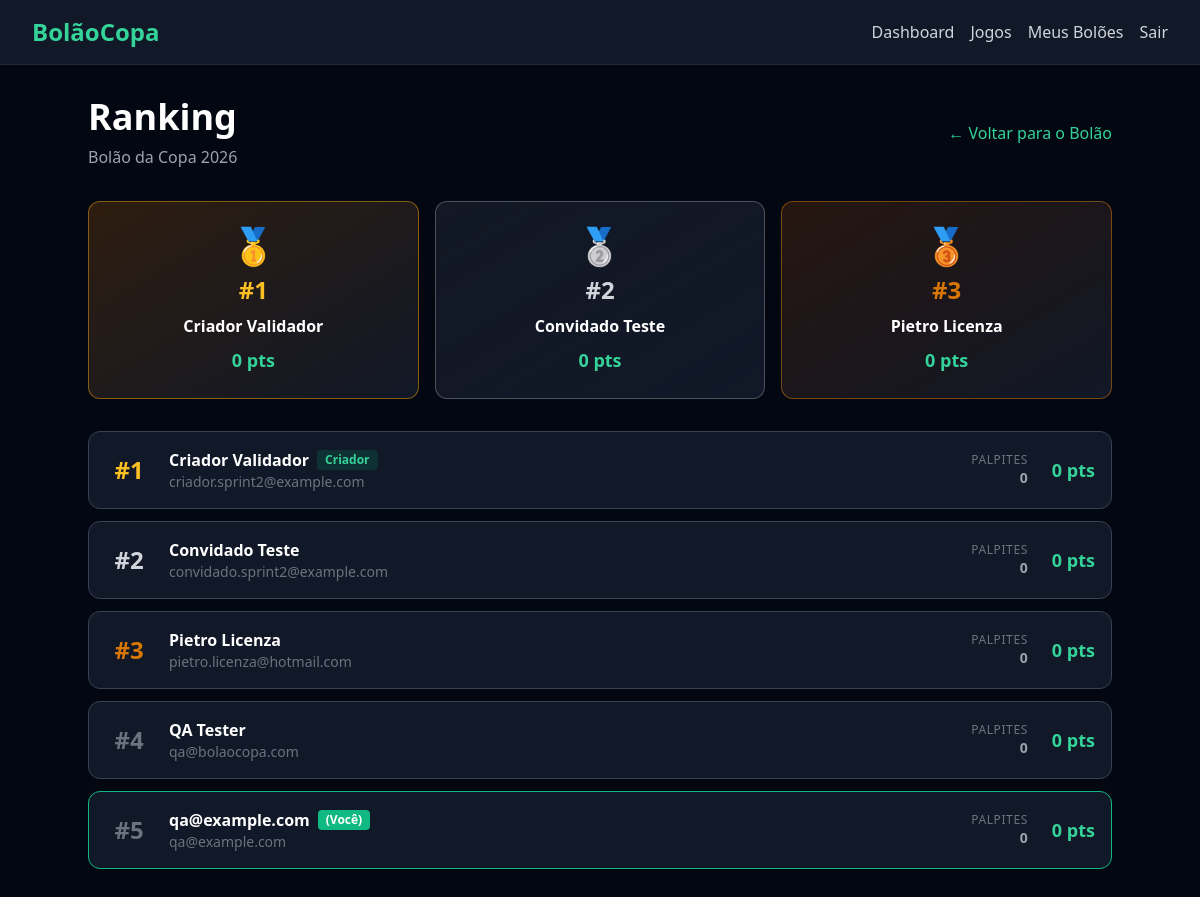
/pools/4/ranking/ (signed in), run on the app's committed database.
### pools/models.py (models this page shows, shortened)
class Pool(models.Model):
    name = models.CharField(max_length=100)
    description = models.TextField(blank=True)
    invite_token = models.UUIDField(default=uuid.uuid4, unique=True)
    created_by = models.ForeignKey(
        settings.AUTH_USER_MODEL,
        on_delete=models.CASCADE,
        related_name='created_pools',
    )
    created_at = models.DateTimeField(auto_now_add=True)
    updated_at = models.DateTimeField(auto_now=True)

### users/models.py (models this page shows, shortened)
class CustomUser(AbstractUser):
    email = models.EmailField(unique=True)
    created_at = models.DateTimeField(auto_now_add=True)
    updated_at = models.DateTimeField(auto_now=True)
    username = None
    USERNAME_FIELD = 'email'
    REQUIRED_FIELDS = []
    objects = CustomUserManager()

### rankings/views.py (the view)
class PoolRankingListView(LoginRequiredMixin, ListView):
    template_name = 'rankings/pool_ranking.html'
    context_object_name = 'ranking_items'
    def dispatch(self, request, *args, **kwargs):
        self.pool = get_object_or_404(Pool, pk=kwargs['pool_id'])
        if not PoolMember.objects.filter(
            pool=self.pool,
            user=request.user,
        ).exists():
            messages.error(request, 'Voce precisa ser membro deste bolao.')
            return redirect(reverse('pool_detail', kwargs={'pk': self.pool.pk}))
        return super().dispatch(request, *args, **kwargs)
    def get_queryset(self):
        members = PoolMember.objects.filter(
            pool=self.pool,
        ).select_related('user').annotate(
            total_points=Sum(
                'user__predictions__points',
                filter=Q(user__predictions__pool=self.pool),
            ),
            predictions_count=Count(
                'user__predictions',
                filter=Q(user__predictions__pool=self.pool),
            ),
        ).order_by('-total_points', 'joined_at')
        return members
    def get_context_data(self, **kwargs):
        context = super().get_context_data(**kwargs)
        items = []
        for index, m in enumerate(context['ranking_items'], start=1):
            items.append({
                'position': index,
                'name': m.user.get_full_name() or m.user.email,
                'email': m.user.email,
                'is_creator': m.user == self.pool.created_by,
                'is_current_user': m.user == self.request.user,
                'total_points': m.total_points or 0,
                'predictions_count': m.predictions_count or 0,
            })
        context['ranking_items'] = items
        context['pool'] = self.pool
        return context

### templates/rankings/pool_ranking.html (shortened to what this page needs)
{% extends 'base.html' %}
{% block content %}
<div class='max-w-5xl mx-auto'>
    <div class='flex items-center justify-between mb-8'>
        <div>
            <h1 class='text-3xl md:text-4xl font-bold text-white'>Ranking</h1>
            <p class='text-gray-400 mt-2'>{{ pool.name }}</p>
        </div>
        <a href='{% url "pool_detail" pk=pool.pk %}' class='text-emerald-400 hover:text-emerald-300 transition-colors duration-200'>
            &larr; Voltar para o Bolão
        </a>
    </div>
    {% if ranking_items %}
        {% if ranking_items|length >= 3 %}
            <div class='grid grid-cols-1 md:grid-cols-3 gap-4 mb-8'>
                {% if ranking_items.0 %}
                    <div class='bg-gradient-to-br from-amber-600/20 to-gray-900 border border-amber-500/50 rounded-xl p-6 text-center'>
                        <span class='text-4xl'>🥇</span>
                        <p class='text-amber-400 font-bold text-2xl mt-2'>#1</p>
                        <p class='text-white font-semibold mt-2'>{{ ranking_items.0.name }}</p>
                        <p class='text-emerald-400 font-bold text-lg mt-2'>{{ ranking_items.0.total_points }} pts</p>
                    </div>
                {% endif %}
                {% if ranking_items.1 %}
                    <div class='bg-gradient-to-br from-gray-700/30 to-gray-900 border border-gray-300/30 rounded-xl p-6 text-center'>
                        <span class='text-4xl'>🥈</span>
                        <p class='text-gray-300 font-bold text-2xl mt-2'>#2</p>
                        <p class='text-white font-semibold mt-2'>{{ ranking_items.1.name }}</p>
                        <p class='text-emerald-400 font-bold text-lg mt-2'>{{ ranking_items.1.total_points }} pts</p>
                    </div>
                {% endif %}
                {% if ranking_items.2 %}
                    <div class='bg-gradient-to-br from-amber-700/20 to-gray-900 border border-amber-600/50 rounded-xl p-6 text-center'>
                        <span class='text-4xl'>🥉</span>
                        <p class='text-amber-600 font-bold text-2xl mt-2'>#3</p>
                        <p class='text-white font-semibold mt-2'>{{ ranking_items.2.name }}</p>
                        <p class='text-emerald-400 font-bold text-lg mt-2'>{{ ranking_items.2.total_points }} pts</p>
                    </div>
                {% endif %}
            </div>
        {% endif %}
        <div class='space-y-3'>
            {% for item in ranking_items %}
                <div class='bg-gray-900 border {% if item.is_current_user %}border-emerald-500 bg-emerald-600/10{% else %}border-gray-700{% endif %} rounded-xl p-4 flex items-center justify-between transition-colors duration-200'>
                    <div class='flex items-center gap-4 flex-1 min-w-0'>
                        <div class='w-12 text-center shrink-0'>
                            {% if item.position == 1 %}
                                <span class='text-2xl font-bold text-amber-400'>#1</span>
                            {% elif item.position == 2 %}
                                <span class='text-2xl font-bold text-gray-300'>#2</span>
                            {% elif item.position == 3 %}
                                <span class='text-2xl font-bold text-amber-600'>#3</span>
                            {% else %}
                                <span class='text-2xl font-bold text-gray-500'>#{{ item.position }}</span>
                            {% endif %}
                        </div>
                        <div class='min-w-0 flex-1'>
                            <div class='flex items-center gap-2 flex-wrap'>
                                <p class='text-white font-semibold truncate'>{{ item.name }}</p>
                                {% if item.is_creator %}
                                    <span class='bg-emerald-600/20 text-emerald-400 text-xs font-semibold px-2 py-0.5 rounded shrink-0'>Criador</span>
                                {% endif %}
                                {% if item.is_current_user %}
                                    <span class='bg-emerald-500 text-white text-xs font-semibold px-2 py-0.5 rounded shrink-0'>(Você)</span>
                                {% endif %}
                            </div>
                            <p class='text-gray-500 text-sm truncate'>{{ item.email }}</p>
                        </div>
                    </div>
                    <div class='flex items-center gap-6 shrink-0 ml-4'>
                        <div class='text-right hidden sm:block'>
                            <p class='text-gray-500 text-xs uppercase tracking-wider'>Palpites</p>
                            <p class='text-gray-400 text-sm font-semibold'>{{ item.predictions_count }}</p>
                        </div>
                        <div class='text-right'>
                            <p class='text-emerald-400 font-bold text-lg whitespace-nowrap'>{{ item.total_points }} pts</p>
                        </div>
                    </div>
                </div>
            {% endfor %}
        </div>
    {% endif %}
</div>
{% endblock %}

### data on the page
Pool: name "Bolão da Copa 2026"
CustomUser: email "criador.sprint2@example.com"
CustomUser: email "convidado.sprint2@example.com"
CustomUser: email "pietro.licenza@hotmail.com"
CustomUser: email "qa@bolaocopa.com"
CustomUser: name "qa@example.com", email "qa@example.com"

### other printed values
{{ ranking_items.0.name }} "Criador Validador"
{{ ranking_items.0.total_points }} "0"
{{ ranking_items.1.name }} "Convidado Teste"
{{ ranking_items.1.total_points }} "0"
{{ ranking_items.2.name }} "Pietro Licenza"
{{ ranking_items.2.total_points }} "0"
{{ item.name }} "Criador Validador" "Convidado Teste" "Pietro Licenza" "QA Tester"
{{ item.predictions_count }} "0" "0" "0" "0" "0"
{{ item.total_points }} "0" "0" "0" "0" "0"
{{ item.position }} "4" "5"
